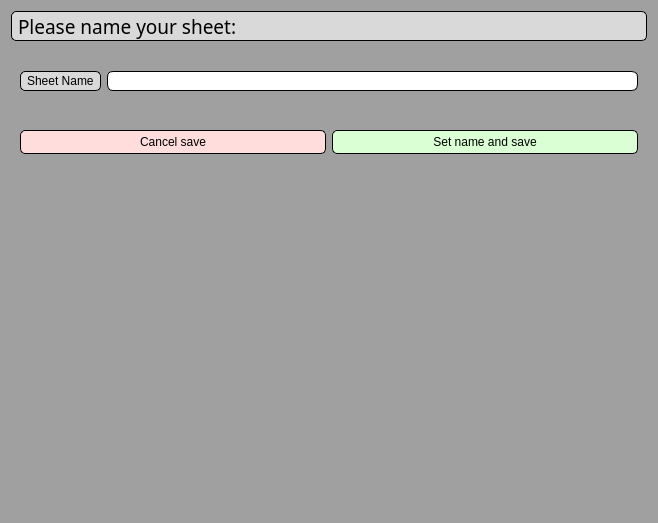
<?xml version="1.0" encoding="UTF-8"?>
<ui version="4.0">
 <class>magicItemAdder_window</class>
 <widget class="QDialog" name="magicItemAdder_window">
  <property name="geometry">
   <rect>
    <x>0</x>
    <y>0</y>
    <width>658</width>
    <height>523</height>
   </rect>
  </property>
  <property name="windowTitle">
   <string>Dialog</string>
  </property>
  <property name="styleSheet">
   <string notr="true">background: rgb(160, 160, 160)</string>
  </property>
  <layout class="QGridLayout" name="gridLayout">
   <item row="5" column="0">
    <spacer name="verticalSpacer_2">
     <property name="orientation">
      <enum>Qt::Vertical</enum>
     </property>
     <property name="sizeHint" stdset="0">
      <size>
       <width>20</width>
       <height>40</height>
      </size>
     </property>
    </spacer>
   </item>
   <item row="0" column="0">
    <widget class="QLabel" name="weaponProperties_label">
     <property name="maximumSize">
      <size>
       <width>16777215</width>
       <height>30</height>
      </size>
     </property>
     <property name="font">
      <font>
       <family>Rockwell</family>
       <pointsize>14</pointsize>
      </font>
     </property>
     <property name="cursor">
      <cursorShape>ArrowCursor</cursorShape>
     </property>
     <property name="styleSheet">
      <string notr="true">QLabel{
border-style: outset;
border-width: 1px;
border-radius: 5px;
border-color: black;
background-color:rgb(217,217,217);
padding:1px;
}</string>
     </property>
     <property name="text">
      <string>Please name your sheet:</string>
     </property>
    </widget>
   </item>
   <item row="1" column="0">
    <spacer name="verticalSpacer">
     <property name="orientation">
      <enum>Qt::Vertical</enum>
     </property>
     <property name="sizeType">
      <enum>QSizePolicy::Fixed</enum>
     </property>
     <property name="sizeHint" stdset="0">
      <size>
       <width>20</width>
       <height>15</height>
      </size>
     </property>
    </spacer>
   </item>
   <item row="4" column="0" alignment="Qt::AlignTop">
    <widget class="QFrame" name="horizontalFrame">
     <layout class="QHBoxLayout" name="horizontalLayout_2">
      <item>
       <widget class="QPushButton" name="cancelSheetName_button">
        <property name="styleSheet">
         <string notr="true">QPushButton{
border-style: outset;
border-width: 1px;
border-radius: 5px;
border-color: black;
background-color:rgb(255, 221, 221);
padding:4px;
}

QPushButton::hover{
background-color: rgb(255, 184, 184);
}

QPushButton::pressed{
background-color: rgb(255, 140, 140);
}

</string>
        </property>
        <property name="text">
         <string>Cancel save</string>
        </property>
        <property name="autoDefault">
         <bool>false</bool>
        </property>
       </widget>
      </item>
      <item>
       <widget class="QPushButton" name="setSheetName_button">
        <property name="styleSheet">
         <string notr="true">QPushButton{
border-style: outset;
border-width: 1px;
border-radius: 5px;
border-color: black;
background-color:rgb(218, 255, 212);
padding:4px;
}

QPushButton::hover{
background-color: rgb(182, 255, 181);
}

QPushButton::pressed{
background-color: rgb(135, 255, 129);
}

</string>
        </property>
        <property name="text">
         <string>Set name and save</string>
        </property>
        <property name="autoDefault">
         <bool>false</bool>
        </property>
        <property name="default">
         <bool>true</bool>
        </property>
       </widget>
      </item>
     </layout>
    </widget>
   </item>
   <item row="2" column="0" alignment="Qt::AlignTop">
    <widget class="QFrame" name="horizontalFrame">
     <layout class="QHBoxLayout" name="horizontalLayout">
      <item>
       <widget class="QLabel" name="name_label">
        <property name="maximumSize">
         <size>
          <width>16777215</width>
          <height>20</height>
         </size>
        </property>
        <property name="cursor">
         <cursorShape>ArrowCursor</cursorShape>
        </property>
        <property name="styleSheet">
         <string notr="true">QLabel{
border-style: outset;
border-width: 1px;
border-radius: 5px;
border-color: black;
background-color:rgb(217,217,217);
padding:3px;
}</string>
        </property>
        <property name="frameShape">
         <enum>QFrame::Box</enum>
        </property>
        <property name="frameShadow">
         <enum>QFrame::Raised</enum>
        </property>
        <property name="text">
         <string>Sheet Name</string>
        </property>
       </widget>
      </item>
      <item>
       <widget class="QLineEdit" name="sheetName_entry">
        <property name="minimumSize">
         <size>
          <width>0</width>
          <height>20</height>
         </size>
        </property>
        <property name="cursor">
         <cursorShape>SizeVerCursor</cursorShape>
        </property>
        <property name="styleSheet">
         <string notr="true">QLineEdit{
background-color: white;
border-style: outset;
border-width: 1px;
border-radius: 6px;
border-color: black
}

QLineEdit::hover{
background-color: rgb(225, 225, 225);
}</string>
        </property>
       </widget>
      </item>
     </layout>
    </widget>
   </item>
   <item row="3" column="0">
    <spacer name="verticalSpacer_3">
     <property name="orientation">
      <enum>Qt::Vertical</enum>
     </property>
     <property name="sizeType">
      <enum>QSizePolicy::Fixed</enum>
     </property>
     <property name="sizeHint" stdset="0">
      <size>
       <width>20</width>
       <height>15</height>
      </size>
     </property>
    </spacer>
   </item>
  </layout>
 </widget>
 <resources/>
 <connections/>
</ui>
